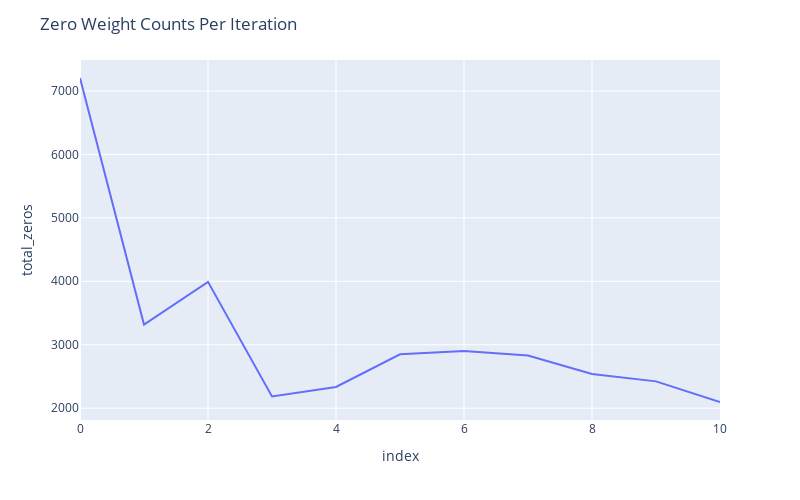

The notebook cell saved with this chart:
### Code cell
fig = px.line(r2, x=r2.index, y=r2.total_zeros)

fig.update_layout(
    autosize=False,
    width=800,
    height=500,
    title_text=f"Zero Weight Counts Per Iteration",
)

fig.show()

### Figure 1 — Plotly figure (JSON) as saved in the notebook; plotly's stock layout.template omitted (floating-point values rounded to 4 significant figures)
{"data": [{"hovertemplate": "index=%{x}<br>total_zeros=%{y}<extra></extra>", "legendgroup": "", "line": {"color": "#636efa", "dash": "solid"}, "marker": {"symbol": "circle"}, "mode": "lines", "name": "", "orientation": "v", "showlegend": false, "type": "scatter", "x": [0, 1, 2, 3, 4, 5, 6, 7, 8, 9, 10], "xaxis": "x", "y": [7203, 3318, 3991, 2185, 2335, 2849, 2900, 2829, 2538, 2423, 2098], "yaxis": "y"}], "layout": {"autosize": false, "height": 500, "legend": {"tracegroupgap": 0}, "margin": {"t": 60}, "title": {"text": "Zero Weight Counts Per Iteration"}, "width": 800, "xaxis": {"anchor": "y", "autorange": true, "domain": [0, 1], "range": [0, 10], "title": {"text": "index"}, "type": "linear"}, "yaxis": {"anchor": "x", "autorange": true, "domain": [0, 1], "range": [1814.0, 7487.0], "title": {"text": "total_zeros"}, "type": "linear"}}}
